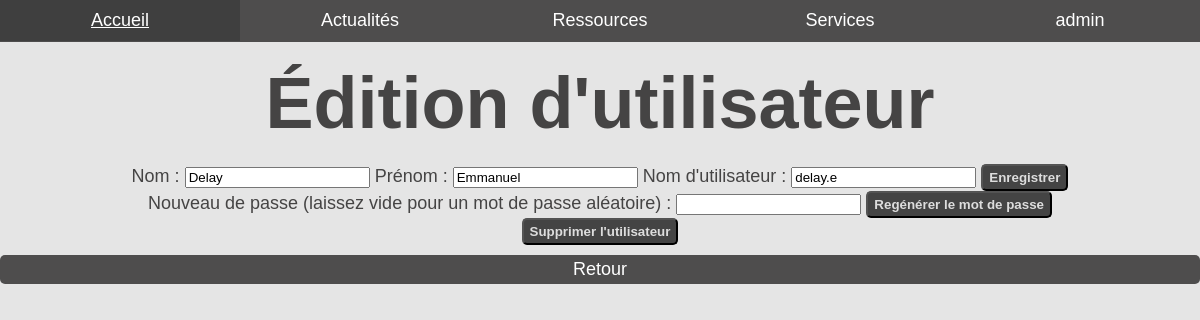
The page /admin/edit?id=16 (signed in) on the database its author committed.
### tables this page shows
CREATE TABLE `user` (
            `id`            INTEGER NOT NULL PRIMARY KEY AUTOINCREMENT UNIQUE,
            `username`      VARCHAR ( 255 ) NOT NULL UNIQUE,
            `password_hash` VARCHAR ( 255 ) NOT NULL,
            `role`          INTEGER NOT NULL,
            `last_name`     VARCHAR ( 127 ) NOT NULL,
            `first_name`    VARCHAR ( 127 ) NOT NULL,
            `class`         VARCHAR ( 15 ),
            `theme`         INTEGER NOT NULL
        );

### src/controllers/admin/edit.php (called while the page is built, shortened)
<?php
require_once MODELS_PATH . 'UserDatabase.php';
$user_db = new UserDatabase;
$id = (int)$_GET['id'];
if (!$user = $user_db->get($id)) {
    $error = "<strong>$id</strong> n'est pas un ID d'utilisateur valide.";
    return;
}

### src/models/Database.php (called while the page is built, shortened)
<?php
class Database
{
    public function __construct(
        string $dsn      = CONFIG['database']['dsn'],
        string $user     = CONFIG['database']['user'],
        string $password = CONFIG['database']['password']
    )
    {
        $this->pdo = new PDO($dsn, $user, $password);
    }
}

### src/models/UserDatabase.php (called while the page is built, shortened)
<?php
require_once MODELS_PATH . 'Database.php';
class UserDatabase extends Database
{
    public function get($identifier)
    {
        if (is_int($identifier)) {
            $query = $this->pdo->prepare('SELECT * FROM user
                WHERE id = ?');
        } else {
            $query = $this->pdo->prepare('SELECT * FROM user
                WHERE username = ?');
        }
        if ($query->execute([$identifier])) {
            return $query->fetchObject('User');
        }
        return false;
    }
}

### src/views/admin/edit.php (the view, shortened to what this page needs)
<form action="" method="post">
    <label for="last_name">Nom :</label>
    <input type="text" name="last_name" value="<?= $user->last_name ?>" required>
    <label for="first_name">Prénom :</label>
    <input type="text" name="first_name" value="<?= $user->first_name ?>" required>
    <label for="username">Nom d'utilisateur :</label>
    <input type="text" name="username" value="<?= $user->username ?>" required>
    <button class="submit" type="submit">Enregistrer</button>
</form>
<form action="" method="post">
    <label for="new_password">Nouveau de passe (laissez vide pour un mot de passe aléatoire) :<label>
    <input type="password" name="new_password">
    <button class="submit" type="submit">Regénérer le mot de passe</button>
</form>
<form action="" method="post">
    <button class="submit attention" type="submit">Supprimer l'utilisateur</button>
</form>
<a class="button" href="/admin">Retour</a>

### public/styles/light.css (style rules this page uses)
html,body,p,ol,ul,li,dl,dt,dd,blockquote,figure,form,fieldset,legend,textarea,pre,iframe,hr,h1,h2,h3,h4,h5,h6 { margin:0;padding:0 }
button,input,select,textarea { margin:0 }
html { box-sizing:border-box }
*,*:before,*:after { box-sizing:inherit }
a { text-decoration: none }
body { font-family: 'Source Sans Pro', sans-serif; font-size: 18px; background-color: #e5e5e5; color: #454444; }
a { color: inherit; }
.button, .button:visited { display: block; width: -moz-fit-content; margin: 10px auto; padding: 4px 8px; background-color: #4e4d4d; color: #fff; border-radius: 5px; }
.submit { font-weight: bold; padding: 4px 6px; border-radius: 5px; background-color: #444; color: #ddd; }
form { text-align: center; }

### rows shown on the page
user: last_name "Delay", first_name "Emmanuel", username "delay.e"

### other values the page prints
$_SESSION['user']->username "admin"
$page_title "Édition d'utilisateur"
